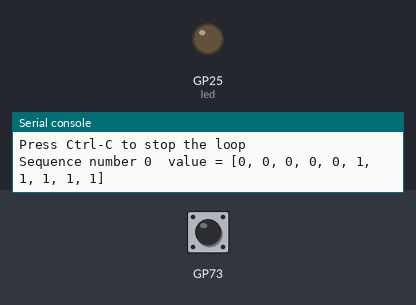
Bench run of a program on a simulated Raspberry Pi Pico running MicroPython. Parts: output pins drawn as LEDs (lit = HIGH), the last lines printed to the serial console. Dashed ring = blinking. The inputs (shaded band) are chosen by the test bench.

Above: at 1.2 s.
1.3 s: BOOTSEL button pressed for 0.15 s
At 1.75 s:
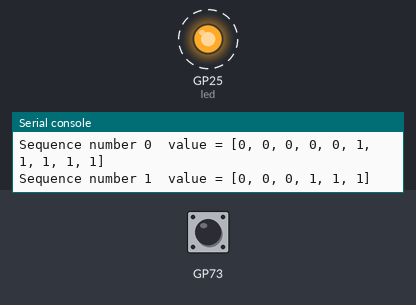
4.3 s: BOOTSEL button pressed for 1 s
At 4.61 s:
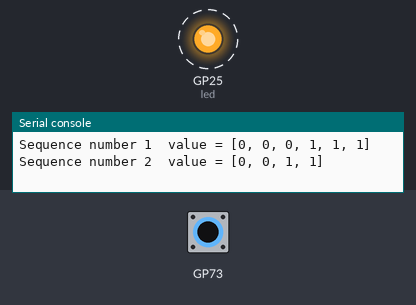
7.3 s: BOOTSEL button held down
At 7.66 s:
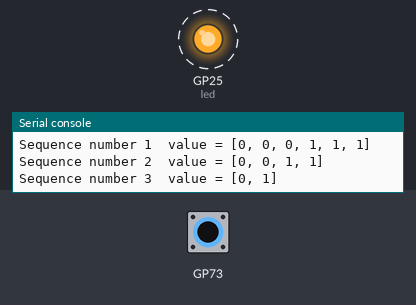
10.3 s: BOOTSEL button pressed 2 times (0.12 s each, 0.3 s apart)
Timing chart, 0 to 14.3 s (numbered marks = the images above; inputs shaded):
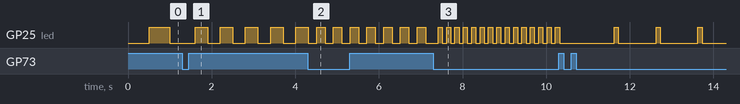

The program:

blink.py
```python
import machine, time, rp2

print('Hello world!')
print('Press Ctrl-C to stop the loop')

led = machine.Pin(25, machine.Pin.OUT)

sequenceNumber = buttonPrev = -1
allSequences = [
    [0, 0, 0, 0, 0, 1, 1, 1, 1, 1],
    [0, 0, 0, 1, 1, 1],
    [0, 0, 1, 1],
    [0, 1],
    [0],
    [0, 0, 0, 0, 0, 0, 0, 0, 0, 1]
]

while True:
    buttonNow = rp2.bootsel_button()
    if buttonNow > buttonPrev:
        sequenceNumber = (sequenceNumber + 1) % len(allSequences)
        sequence = allSequences[sequenceNumber]
        stepInSequence = 0
        print('Sequence number', sequenceNumber, ' value =', sequence)
    buttonPrev = buttonNow

    led.value(sequence[stepInSequence])
    time.sleep_ms(100)
    stepInSequence = (stepInSequence + 1) % len(sequence)
```

Measured:
- after the input at 1.3 s, GP25 (led): alternates HIGH for 0.30 s and LOW for 0.30 s, starting after 0.31 s
- after the input at 4.3 s, GP25 (led): alternates HIGH for 0.20 s and LOW for 0.20 s, starting after 0.21 s
- after the input at 7.3 s, GP25 (led): alternates HIGH for 0.10 s and LOW for 0.10 s, starting after 0.12 s
